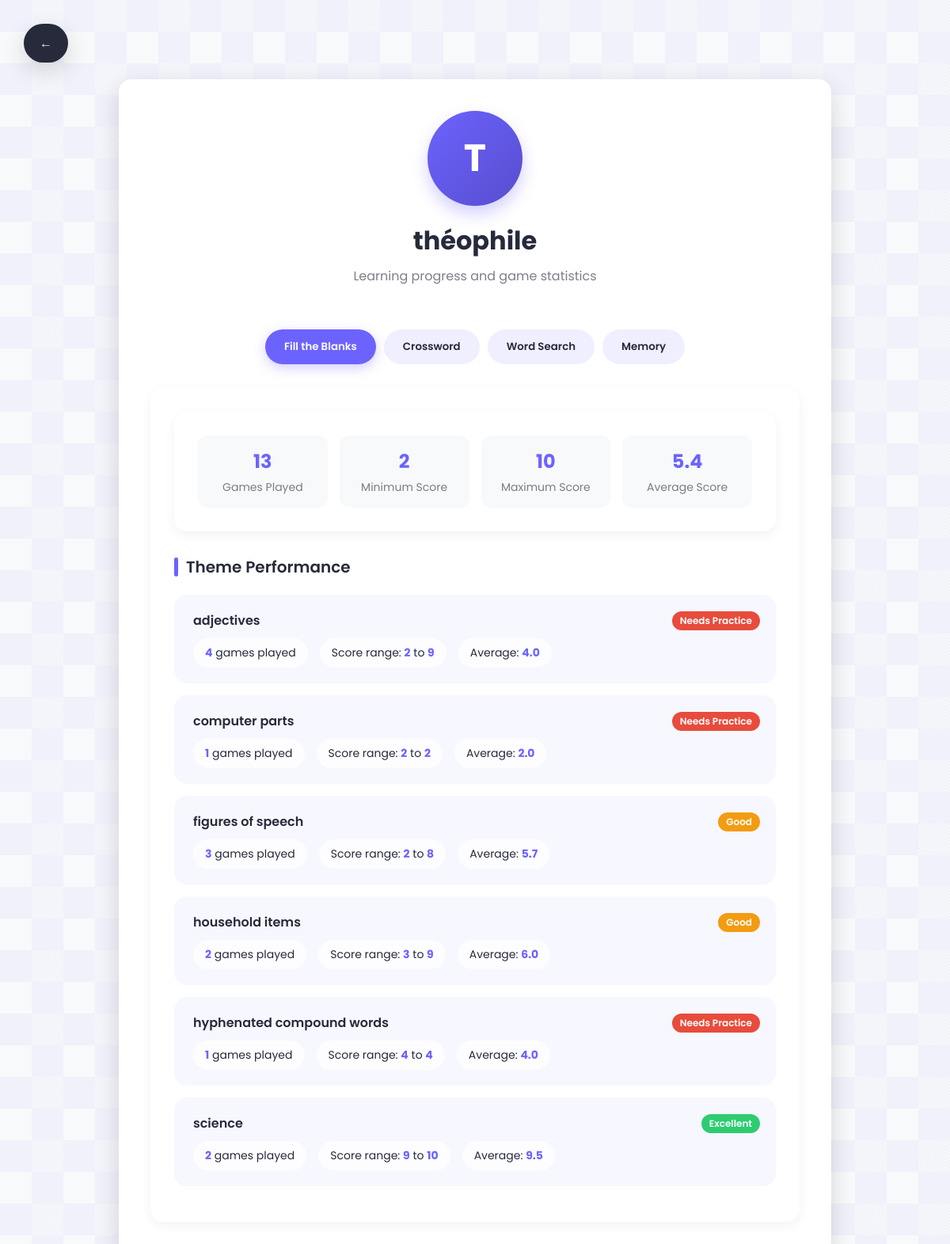
Screenshot of /profile/ (signed in) with the database file from the repository.
### tables this page shows
CREATE TABLE users (
    id INTEGER PRIMARY KEY AUTOINCREMENT,
    username TEXT UNIQUE,
    password TEXT
);

CREATE TABLE fill_the_blanks_stats (
    user_id INTEGER NOT NULL,
    theme TEXT NOT NULL,
    min_score INTEGER,
    max_score INTEGER,
    total_score INTEGER NOT NULL DEFAULT 0,
    games_played INTEGER NOT NULL DEFAULT 0,
    avg_score REAL,
    PRIMARY KEY (user_id, theme),
    FOREIGN KEY (user_id) REFERENCES users(id)
);

### app.py (the view)
@app.route('/profile/')
@login_required
def profile():
    user_id = session.get('user_id')
    cw_stats = get_crossword_stats(user_id)
    wsp_stats = get_word_search_stats(user_id)
    memory_stats = get_memory_stats(user_id)
    ftb_stats = get_fill_the_blanks_stats(user_id)
    return render_template(
        "profile.html",
        username=current_user.username,
        stats=cw_stats,
        wsp_stats=wsp_stats,
        memory_stats=memory_stats,
        ftb_stats=ftb_stats,
        user_id=user_id
    )

### app.py (called while the page is built)
@login_manager.user_loader
def load_user(user_id):
    conn = sqlite3.connect('database.db')
    cur = conn.cursor()
    cur.execute("SELECT id, username, password FROM users WHERE id = ?", (user_id,))
    user_data = cur.fetchone()
    conn.close()
    if user_data:
        return User(*user_data)
    return None

### statistiques.py (called while the page is built)
def get_word_search_stats(user_id):
    con = sqlite3.connect('database.db')
    cur = con.cursor()
    cur.execute('''
        SELECT
            SUM(grid_attempted)    AS total_attempted,
            SUM(grid_successful)   AS total_successful,
            MIN(time_min)          AS time_min,
            MAX(time_max)          AS time_max,
            ROUND(AVG(time_avg),2) AS time_avg
        FROM word_search_stats
        WHERE user_id = ?
    ''', (user_id,))
    global_stats = cur.fetchone()
    cur.execute('''
        SELECT
            theme,
            grid_attempted,
            grid_successful,
            time_min,
            time_max,
            time_avg
        FROM word_search_stats
        WHERE user_id = ?
    ''', (user_id,))
    theme_stats = cur.fetchall()
    con.close()
    return {
        "global": global_stats,
        "by_theme": theme_stats
    }

### templates/profile.html (shortened to what this page needs)
<!DOCTYPE html>
<html lang="fr">
<head>
    <link rel="stylesheet" href="{{ url_for('static', filename='css/profile.css') }}">
</head>
<body>
    <a href="/" class="back-button">←</a>
    <div class="container">
        <div class="profile-header">
            <div class="profile-avatar">
                {{ username[0] | upper }}
            </div>
            <h1 class="profile-name">{{ username }}</h1>
            <p class="profile-subtitle">Learning progress and game statistics</p>
        </div>
        <div class="tabs">
            <button class="tab-button active" data-game="fill_the_blanks">Fill the Blanks</button>
            <button class="tab-button" data-game="crossword">Crossword</button>
            <button class="tab-button" data-game="word_search_puzzle">Word Search</button>
            <button class="tab-button" data-game="memory">Memory</button>
        </div>
        <div class="tab-content" id="fill_the_blanks">
            <div class="stat-card">
                <div class="stat-summary">
                    <div class="stat-item">
                        <div class="stat-value">{{ ftb_stats.global.games_played }}</div>
                        <div class="stat-label">Games Played</div>
                    </div>
                    <div class="stat-item">
                        <div class="stat-value">{{ ftb_stats.global.min_score or "—" }}</div>
                        <div class="stat-label">Minimum Score</div>
                    </div>
                    <div class="stat-item">
                        <div class="stat-value">{{ ftb_stats.global.max_score or "—" }}</div>
                        <div class="stat-label">Maximum Score</div>
                    </div>
                    <div class="stat-item">
                        <div class="stat-value">{{ "%.1f"|format(ftb_stats.global.avg_score) if ftb_stats.global.avg_score else "—" }}</div>
                        <div class="stat-label">Average Score</div>
                    </div>
                </div>
            </div>
            <div class="theme-stats">
                <h3 class="theme-title">Theme Performance</h3>
                {% for theme in ftb_stats.by_theme %}
                <div class="theme-card">
                    <div class="theme-name">
                        {{ theme.theme }}
                        {% if theme.avg_score > 7 %}
                            <span class="info-badge">Excellent</span>
                        {% elif theme.avg_score > 5 %}
                            <span class="info-badge badge-warning">Good</span>
                        {% else %}
                            <span class="info-badge badge-danger">Needs Practice</span>
                        {% endif %}
                    </div>
                    <div class="theme-stats-details">
                        <div class="theme-stat">
                            <strong>{{ theme.games_played }}</strong> games played
                        </div>
                        <div class="theme-stat">
                            Score range: <strong>{{ theme.min_score or "—" }}</strong> to <strong>{{ theme.max_score or "—" }}</strong>
                        </div>
                        <div class="theme-stat">
                            Average: <strong>{{ "%.1f"|format(theme.avg_score) if theme.avg_score else "—" }}</strong>
                        </div>
                    </div>
                </div>
                {% endfor %}
            </div>
        </div>
    </div>
</body>
</html>

### static/css/profile.css (style rules this page uses)
:root { --primary: #6C63FF; --secondary: #2A2C41; --accent: #FF6584; --light: #F8F9FA; --dark: #272A3B; --success: #2ECC71; --warning: #F39C12; --danger: #E74C3C; --text-dark: #272A3B; --text-light: #F8F9FA; --shadow: 0 10px 30px rgba(0, 0, 0, 0.15); --transition: all 0.3s ease; --border-radius: 16px; --grad-bg: linear-gradient(135deg, #6C63FF 0%, #574DCE 100%); }
* { margin: 0; padding: 0; box-sizing: border-box; font-family: 'Poppins', sans-serif; }
body { background-color: var(--light); min-height: 100vh; display: flex; flex-direction: column; align-items: center; justify-content: center; padding: 40px 20px; }
.container { max-width: 900px; width: 100%; background: white; padding: 40px; border-radius: var(--border-radius); box-shadow: var(--shadow); margin-top: 60px; position: relative; }
.back-button { position: fixed; top: 30px; left: 30px; text-decoration: none; background: var(--dark); color: var(--text-light); padding: 12px 20px; border-radius: 30px; font-weight: 600; transition: var(--transition); display: flex; align-items: center; gap: 8px; box-shadow: var(--shadow); z-index: 100; }
.profile-header { display: flex; flex-direction: column; align-items: center; margin-bottom: 40px; }
.profile-avatar { width: 120px; height: 120px; border-radius: 50%; background: var(--grad-bg); display: flex; align-items: center; justify-content: center; color: white; font-size: 48px; font-weight: bold; margin-bottom: 20px; box-shadow: 0 10px 20px rgba(108, 99, 255, 0.3); }
.profile-name { font-size: 32px; font-weight: 700; color: var(--text-dark); margin-bottom: 8px; }
.profile-subtitle { font-size: 16px; color: rgba(39, 42, 59, 0.6); margin-bottom: 15px; }
.tabs { display: flex; justify-content: center; gap: 10px; margin-bottom: 30px; flex-wrap: wrap; }
.tab-button { background: rgba(108, 99, 255, 0.1); border: none; padding: 12px 24px; cursor: pointer; border-radius: 30px; transition: var(--transition); font-weight: 600; color: var(--text-dark); }
.tab-button.active { background: var(--primary); color: white; box-shadow: 0 5px 15px rgba(108, 99, 255, 0.3); }
.tab-content { background: white; padding: 30px; border-radius: var(--border-radius); box-shadow: 0 5px 15px rgba(0, 0, 0, 0.05); animation: fadeIn 0.5s ease; }
.stat-card { background: white; border-radius: var(--border-radius); padding: 30px; margin-bottom: 30px; box-shadow: 0 5px 15px rgba(0, 0, 0, 0.05); display: flex; flex-direction: column; gap: 20px; }
.stat-summary { display: flex; justify-content: space-between; align-items: center; flex-wrap: wrap; gap: 15px; }
.stat-item { background: var(--light); padding: 15px 25px; border-radius: 12px; text-align: center; flex: 1; min-width: 150px; }
.stat-value { font-size: 24px; font-weight: 700; color: var(--primary); margin-bottom: 5px; }
.stat-label { font-size: 14px; color: rgba(39, 42, 59, 0.6); }
.theme-stats { margin-top: 30px; }
.theme-title { font-size: 20px; font-weight: 600; color: var(--text-dark); margin-bottom: 20px; display: flex; align-items: center; gap: 10px; }
.theme-title::before { content: ''; width: 5px; height: 24px; background: var(--primary); border-radius: 3px; display: inline-block; }
.theme-card { background: rgba(108, 99, 255, 0.05); border-radius: 16px; padding: 20px; margin-bottom: 15px; transition: var(--transition); border-left: 4px solid transparent; }
.theme-name { font-weight: 600; color: var(--text-dark); margin-bottom: 10px; display: flex; justify-content: space-between; align-items: center; }
.theme-stats-details { display: flex; gap: 15px; flex-wrap: wrap; }
.theme-stat { background: rgba(255, 255, 255, 0.8); padding: 8px 15px; border-radius: 20px; font-size: 14px; color: var(--text-dark); }
.theme-stat strong { color: var(--primary); }
.info-badge { display: inline-flex; align-items: center; justify-content: center; background: var(--success); color: white; font-size: 12px; padding: 3px 10px; border-radius: 20px; margin-left: 10px; }
.badge-warning { background: var(--warning); }
.badge-danger { background: var(--danger); }

### rows the page displays
users: username "T", username "théophile"
fill_the_blanks_stats: theme "adjectives", shows "Needs Practice", games_played "4", min_score "2", max_score "9", avg_score "4.0"
fill_the_blanks_stats: theme "computer parts", shows "Needs Practice", games_played "1", min_score "2", max_score "2", avg_score "2.0"
fill_the_blanks_stats: theme "figures of speech", shows "Good", games_played "3", min_score "2", max_score "8", avg_score "5.7"
fill_the_blanks_stats: theme "household items", shows "Good", games_played "2", min_score "3", max_score "9", avg_score "6.0"
fill_the_blanks_stats: theme "hyphenated compound words", shows "Needs Practice", games_played "1", min_score "4", max_score "4", avg_score "4.0"
fill_the_blanks_stats: theme "science", shows "Excellent", games_played "2", min_score "9", max_score "10", avg_score "9.5"

### other values shown
{{ ftb_stats.global.games_played }} "13"
{{ ftb_stats.global.min_score or "—" }} "2"
{{ ftb_stats.global.max_score or "—" }} "10"
